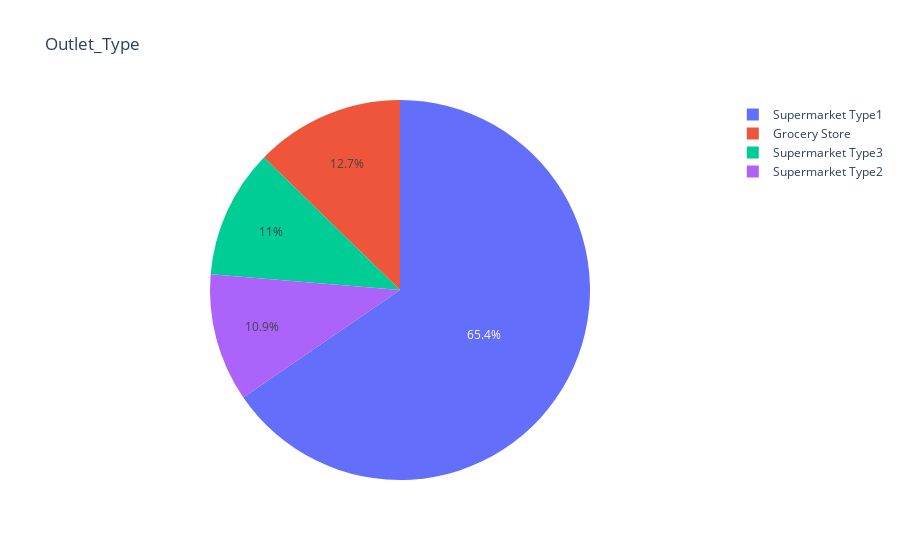

The cell this chart's notebook holds for it:
### Markdown cell above
Outlet_Location_Type

### Code cell
type = train['Outlet_Type'].value_counts()
fig = px.pie(values = type.values, names = type.index, title = 'Outlet_Type')
fig.show()

### Figure 1 — Plotly figure (JSON) as saved in the notebook; plotly's stock layout.template omitted (floating-point values rounded to 4 significant figures)
{"data": [{"domain": {"x": [0, 1], "y": [0, 1]}, "hovertemplate": "label=%{label}<br>value=%{value}<extra></extra>", "labels": ["Supermarket Type1", "Grocery Store", "Supermarket Type3", "Supermarket Type2"], "legendgroup": "", "name": "", "showlegend": true, "type": "pie", "values": [5577, 1083, 935, 928]}], "layout": {"legend": {"tracegroupgap": 0}, "title": {"text": "Outlet_Type"}}}
